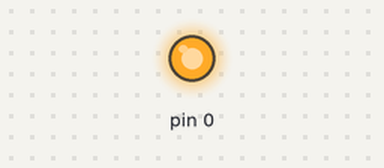
Bench run of a sketch on a simulated Arduino Uno, built with avr-gcc and run on an emulated ATmega328P. Shown: output pins drawn as LEDs (lit = HIGH). At 0.0 s the program stops and its outputs stay as they are.

Above: at 0.1 s.
Timing chart, 0 to 1.5 s (numbered marks = the images above):
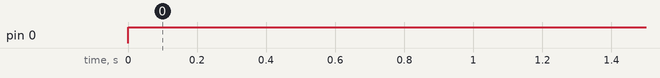

Measured:
- by itself, pin 0: LOW → HIGH at 0.00 s

The sketch:

blinkled.ino
```cpp
#include <avr/io.h>
#include <util/delay.h>

int main(void)
{
   DDRD = 0b00000001;
   while(1){
    PORTD = 0b00000001;
   }
}
```
